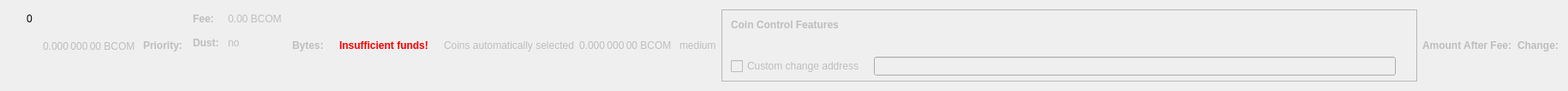
    <widget class="QWidget" name="dummyHideWidget" native="true">
     <property name="maximumSize">
      <size>
       <width>100</width>
       <height>22</height>
      </size>
     </property>
     <layout class="QHBoxLayout" name="dummyHideLayout">
      <item>
       <layout class="QFormLayout" name="formLayoutCoinControl1">
        <property name="horizontalSpacing">
         <number>10</number>
        </property>
        <property name="verticalSpacing">
         <number>14</number>
        </property>
        <property name="leftMargin">
         <number>10</number>
        </property>
        <property name="topMargin">
         <number>4</number>
        </property>
        <property name="rightMargin">
         <number>6</number>
        </property>
        <item row="0" column="1">
         <widget class="QLabel" name="labelCoinControlBytes">
          <property name="cursor">
           <cursorShape>IBeamCursor</cursorShape>
          </property>
          <property name="contextMenuPolicy">
           <enum>Qt::ActionsContextMenu</enum>
          </property>
          <property name="text">
           <string notr="true">0</string>
          </property>
          <property name="textInteractionFlags">
           <set>Qt::LinksAccessibleByMouse|Qt::TextSelectableByKeyboard|Qt::TextSelectableByMouse</set>
          </property>
         </widget>
        </item>
       </layout>
      </item>
      <item>
       <widget class="QLabel" name="labelCoinControlAfterFee">
        <property name="enabled">
         <bool>false</bool>
        </property>
        <property name="sizePolicy">
         <sizepolicy hsizetype="Fixed" vsizetype="Fixed">
          <horstretch>0</horstretch>
          <verstretch>0</verstretch>
         </sizepolicy>
        </property>
        <property name="minimumSize">
         <size>
          <width>111</width>
          <height>12</height>
         </size>
        </property>
        <property name="maximumSize">
         <size>
          <width>111</width>
          <height>12</height>
         </size>
        </property>
        <property name="cursor">
         <cursorShape>IBeamCursor</cursorShape>
        </property>
        <property name="contextMenuPolicy">
         <enum>Qt::ActionsContextMenu</enum>
        </property>
        <property name="text">
         <string notr="true">0.000 000 00 BCOM</string>
        </property>
        <property name="textInteractionFlags">
         <set>Qt::LinksAccessibleByMouse|Qt::TextSelectableByKeyboard|Qt::TextSelectableByMouse</set>
        </property>
       </widget>
      </item>
      <item>
       <widget class="QLabel" name="labelCoinControlPriorityText">
        <property name="enabled">
         <bool>false</bool>
        </property>
        <property name="font">
         <font>
          <weight>75</weight>
          <bold>true</bold>
         </font>
        </property>
        <property name="text">
         <string>Priority:</string>
        </property>
       </widget>
      </item>
      <item>
       <layout class="QHBoxLayout" name="horizontalLayout"/>
      </item>
      <item>
       <layout class="QFormLayout" name="formLayoutCoinControl3">
        <property name="horizontalSpacing">
         <number>10</number>
        </property>
        <property name="verticalSpacing">
         <number>14</number>
        </property>
        <property name="leftMargin">
         <number>6</number>
        </property>
        <property name="topMargin">
         <number>4</number>
        </property>
        <property name="rightMargin">
         <number>6</number>
        </property>
        <item row="0" column="0">
         <widget class="QLabel" name="labelCoinControlFeeText">
          <property name="enabled">
           <bool>false</bool>
          </property>
          <property name="font">
           <font>
            <weight>75</weight>
            <bold>true</bold>
           </font>
          </property>
          <property name="text">
           <string>Fee:</string>
          </property>
          <property name="margin">
           <number>0</number>
          </property>
         </widget>
        </item>
        <item row="0" column="1">
         <widget class="QLabel" name="labelCoinControlFee">
          <property name="enabled">
           <bool>false</bool>
          </property>
          <property name="cursor">
           <cursorShape>IBeamCursor</cursorShape>
          </property>
          <property name="contextMenuPolicy">
           <enum>Qt::ActionsContextMenu</enum>
          </property>
          <property name="text">
           <string notr="true">0.00 BCOM</string>
          </property>
          <property name="textInteractionFlags">
           <set>Qt::LinksAccessibleByMouse|Qt::TextSelectableByKeyboard|Qt::TextSelectableByMouse</set>
          </property>
         </widget>
        </item>
        <item row="1" column="0">
         <widget class="QLabel" name="labelCoinControlLowOutputText">
          <property name="enabled">
           <bool>false</bool>
          </property>
          <property name="font">
           <font>
            <weight>75</weight>
            <bold>true</bold>
           </font>
          </property>
          <property name="text">
           <string>Dust:</string>
          </property>
         </widget>
        </item>
        <item row="1" column="1">
         <widget class="QLabel" name="labelCoinControlLowOutput">
          <property name="enabled">
           <bool>false</bool>
          </property>
          <property name="cursor">
           <cursorShape>IBeamCursor</cursorShape>
          </property>
          <property name="contextMenuPolicy">
           <enum>Qt::ActionsContextMenu</enum>
          </property>
          <property name="text">
           <string>no</string>
          </property>
          <property name="textInteractionFlags">
           <set>Qt::LinksAccessibleByMouse|Qt::TextSelectableByKeyboard|Qt::TextSelectableByMouse</set>
          </property>
         </widget>
        </item>
       </layout>
      </item>
      <item>
       <widget class="QLabel" name="labelCoinControlBytesText">
        <property name="enabled">
         <bool>false</bool>
        </property>
        <property name="font">
         <font>
          <weight>75</weight>
          <bold>true</bold>
         </font>
        </property>
        <property name="text">
         <string>Bytes:</string>
        </property>
       </widget>
      </item>
      <item>
       <layout class="QFormLayout" name="formLayoutCoinControl2">
        <property name="horizontalSpacing">
         <number>10</number>
        </property>
        <property name="verticalSpacing">
         <number>14</number>
        </property>
        <property name="leftMargin">
         <number>6</number>
        </property>
        <property name="topMargin">
         <number>4</number>
        </property>
        <property name="rightMargin">
         <number>6</number>
        </property>
       </layout>
      </item>
      <item>
       <layout class="QHBoxLayout" name="horizontalLayoutCoinControl2">
        <property name="spacing">
         <number>8</number>
        </property>
        <property name="bottomMargin">
         <number>10</number>
        </property>
       </layout>
      </item>
      <item>
       <widget class="QLabel" name="labelCoinControlInsuffFunds">
        <property name="enabled">
         <bool>false</bool>
        </property>
        <property name="minimumSize">
         <size>
          <width>0</width>
          <height>0</height>
         </size>
        </property>
        <property name="font">
         <font>
          <weight>75</weight>
          <bold>true</bold>
         </font>
        </property>
        <property name="styleSheet">
         <string notr="true">color:red;font-weight:bold;</string>
        </property>
        <property name="text">
         <string>Insufficient funds!</string>
        </property>
        <property name="margin">
         <number>5</number>
        </property>
       </widget>
      </item>
      <item>
       <layout class="QFormLayout" name="formLayoutCoinControl4">
        <property name="horizontalSpacing">
         <number>10</number>
        </property>
        <property name="verticalSpacing">
         <number>14</number>
        </property>
        <property name="leftMargin">
         <number>6</number>
        </property>
        <property name="topMargin">
         <number>4</number>
        </property>
        <property name="rightMargin">
         <number>6</number>
        </property>
       </layout>
      </item>
      <item>
       <widget class="QLabel" name="labelCoinControlAutomaticallySelected">
        <property name="enabled">
         <bool>false</bool>
        </property>
        <property name="sizePolicy">
         <sizepolicy hsizetype="Fixed" vsizetype="Fixed">
          <horstretch>0</horstretch>
          <verstretch>0</verstretch>
         </sizepolicy>
        </property>
        <property name="minimumSize">
         <size>
          <width>0</width>
          <height>0</height>
         </size>
        </property>
        <property name="maximumSize">
         <size>
          <width>240</width>
          <height>16777215</height>
         </size>
        </property>
        <property name="text">
         <string>Coins automatically selected</string>
        </property>
        <property name="margin">
         <number>5</number>
        </property>
       </widget>
      </item>
      <item>
       <widget class="QLabel" name="labelCoinControlChange">
        <property name="enabled">
         <bool>false</bool>
        </property>
        <property name="sizePolicy">
         <sizepolicy hsizetype="Fixed" vsizetype="Fixed">
          <horstretch>0</horstretch>
          <verstretch>0</verstretch>
         </sizepolicy>
        </property>
        <property name="minimumSize">
         <size>
          <width>111</width>
          <height>0</height>
         </size>
        </property>
        <property name="maximumSize">
         <size>
          <width>111</width>
          <height>16777215</height>
         </size>
        </property>
        <property name="cursor">
         <cursorShape>IBeamCursor</cursorShape>
        </property>
        <property name="contextMenuPolicy">
         <enum>Qt::ActionsContextMenu</enum>
        </property>
        <property name="text">
         <string notr="true">0.000 000 00 BCOM</string>
        </property>
        <property name="textInteractionFlags">
         <set>Qt::LinksAccessibleByMouse|Qt::TextSelectableByKeyboard|Qt::TextSelectableByMouse</set>
        </property>
       </widget>
      </item>
      <item>
       <widget class="QLabel" name="labelCoinControlPriority">
        <property name="enabled">
         <bool>false</bool>
        </property>
        <property name="cursor">
         <cursorShape>IBeamCursor</cursorShape>
        </property>
        <property name="contextMenuPolicy">
         <enum>Qt::ActionsContextMenu</enum>
        </property>
        <property name="text">
         <string>medium</string>
        </property>
        <property name="textInteractionFlags">
         <set>Qt::LinksAccessibleByMouse|Qt::TextSelectableByKeyboard|Qt::TextSelectableByMouse</set>
        </property>
       </widget>
      </item>
      <item>
       <widget class="QFrame" name="frameCoinControl">
        <property name="sizePolicy">
         <sizepolicy hsizetype="Expanding" vsizetype="Expanding">
          <horstretch>0</horstretch>
          <verstretch>0</verstretch>
         </sizepolicy>
        </property>
        <property name="maximumSize">
         <size>
          <width>16777215</width>
          <height>16777215</height>
         </size>
        </property>
        <property name="frameShape">
         <enum>QFrame::StyledPanel</enum>
        </property>
        <property name="frameShadow">
         <enum>QFrame::Sunken</enum>
        </property>
        <layout class="QVBoxLayout" name="verticalLayoutCoinControl2_2">
         <property name="spacing">
          <number>0</number>
         </property>
         <property name="leftMargin">
          <number>0</number>
         </property>
         <property name="topMargin">
          <number>0</number>
         </property>
         <property name="rightMargin">
          <number>0</number>
         </property>
         <property name="bottomMargin">
          <number>6</number>
         </property>
         <item>
          <layout class="QVBoxLayout" name="verticalLayoutCoinControl" stretch="0,0,0,1">
           <property name="spacing">
            <number>0</number>
           </property>
           <property name="leftMargin">
            <number>10</number>
           </property>
           <property name="topMargin">
            <number>10</number>
           </property>
           <item>
            <layout class="QHBoxLayout" name="horizontalLayoutCoinControl1">
             <property name="bottomMargin">
              <number>15</number>
             </property>
             <item>
              <widget class="QLabel" name="labelCoinControlFeatures">
               <property name="enabled">
                <bool>false</bool>
               </property>
               <property name="sizePolicy">
                <sizepolicy hsizetype="Preferred" vsizetype="Maximum">
                 <horstretch>0</horstretch>
                 <verstretch>0</verstretch>
                </sizepolicy>
               </property>
               <property name="font">
                <font>
                 <weight>75</weight>
                 <bold>true</bold>
                </font>
               </property>
               <property name="styleSheet">
                <string notr="true">font-weight:bold;</string>
               </property>
               <property name="text">
                <string>Coin Control Features</string>
               </property>
              </widget>
             </item>
            </layout>
           </item>
           <item>
            <widget class="QWidget" name="widgetCoinControl" native="true">
             <property name="sizePolicy">
              <sizepolicy hsizetype="Preferred" vsizetype="Preferred">
               <horstretch>0</horstretch>
               <verstretch>0</verstretch>
              </sizepolicy>
             </property>
             <property name="minimumSize">
              <size>
               <width>0</width>
               <height>0</height>
              </size>
             </property>
             <property name="styleSheet">
              <string notr="true"/>
             </property>
             <layout class="QHBoxLayout" name="horizontalLayoutCoinControl5_2">
              <property name="leftMargin">
               <number>0</number>
              </property>
              <property name="topMargin">
               <number>0</number>
              </property>
              <property name="rightMargin">
               <number>0</number>
              </property>
              <property name="bottomMargin">
               <number>0</number>
              </property>
              <item>
               <layout class="QHBoxLayout" name="horizontalLayoutCoinControl3">
                <property name="spacing">
                 <number>20</number>
                </property>
                <property name="topMargin">
                 <number>0</number>
                </property>
                <property name="bottomMargin">
                 <number>10</number>
                </property>
               </layout>
              </item>
             </layout>
            </widget>
           </item>
           <item>
            <layout class="QHBoxLayout" name="horizontalLayoutCoinControl4" stretch="0,0,0">
             <property name="spacing">
              <number>12</number>
             </property>
             <property name="sizeConstraint">
              <enum>QLayout::SetDefaultConstraint</enum>
             </property>
             <property name="topMargin">
              <number>5</number>
             </property>
             <property name="rightMargin">
              <number>5</number>
             </property>
             <item>
              <widget class="QCheckBox" name="checkBoxCoinControlChange">
               <property name="enabled">
                <bool>false</bool>
               </property>
               <property name="toolTip">
                <string>If this is activated, but the change address is empty or invalid, change will be sent to a newly generated address.</string>
               </property>
               <property name="text">
                <string>Custom change address</string>
               </property>
              </widget>
             </item>
             <item>
              <widget class="QValidatedLineEdit" name="lineEditCoinControlChange">
               <property name="enabled">
                <bool>false</bool>
               </property>
               <property name="sizePolicy">
                <sizepolicy hsizetype="Expanding" vsizetype="Fixed">
                 <horstretch>0</horstretch>
                 <verstretch>0</verstretch>
                </sizepolicy>
               </property>
              </widget>
             </item>
             <item>
              <widget class="QLabel" name="labelCoinControlChangeLabel_2">
               <property name="sizePolicy">
                <sizepolicy hsizetype="Preferred" vsizetype="Expanding">
                 <horstretch>0</horstretch>
                 <verstretch>0</verstretch>
                </sizepolicy>
               </property>
               <property name="minimumSize">
                <size>
                 <width>0</width>
                 <height>0</height>
                </size>
               </property>
               <property name="text">
                <string/>
               </property>
               <property name="margin">
                <number>3</number>
               </property>
              </widget>
             </item>
            </layout>
           </item>
           <item>
            <spacer name="verticalSpacerCoinControl">
             <property name="orientation">
              <enum>Qt::Vertical</enum>
             </property>
             <property name="sizeHint" stdset="0">
              <size>
               <width>800</width>
               <height>1</height>
              </size>
             </property>
            </spacer>
           </item>
          </layout>
         </item>
        </layout>
       </widget>
      </item>
      <item>
       <widget class="QLabel" name="labelCoinControlAfterFeeText">
        <property name="enabled">
         <bool>false</bool>
        </property>
        <property name="minimumSize">
         <size>
          <width>0</width>
          <height>0</height>
         </size>
        </property>
        <property name="maximumSize">
         <size>
          <width>16777215</width>
          <height>16777215</height>
         </size>
        </property>
        <property name="font">
         <font>
          <weight>75</weight>
          <bold>true</bold>
         </font>
        </property>
        <property name="text">
         <string>Amount After Fee:</string>
        </property>
        <property name="alignment">
         <set>Qt::AlignLeading|Qt::AlignLeft|Qt::AlignVCenter</set>
        </property>
        <property name="margin">
         <number>0</number>
        </property>
       </widget>
      </item>
      <item>
       <widget class="QLabel" name="labelCoinControlChangeText">
        <property name="enabled">
         <bool>false</bool>
        </property>
        <property name="sizePolicy">
         <sizepolicy hsizetype="Preferred" vsizetype="Preferred">
          <horstretch>0</horstretch>
          <verstretch>0</verstretch>
         </sizepolicy>
        </property>
        <property name="minimumSize">
         <size>
          <width>0</width>
          <height>0</height>
         </size>
        </property>
        <property name="maximumSize">
         <size>
          <width>16777215</width>
          <height>16777215</height>
         </size>
        </property>
        <property name="font">
         <font>
          <weight>75</weight>
          <bold>true</bold>
         </font>
        </property>
        <property name="text">
         <string>Change:</string>
        </property>
        <property name="alignment">
         <set>Qt::AlignLeading|Qt::AlignLeft|Qt::AlignVCenter</set>
        </property>
       </widget>
      </item>
     </layout>
    </widget>
